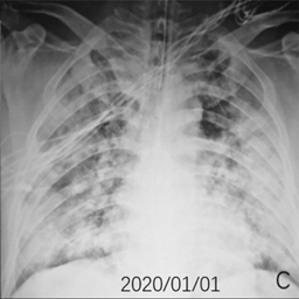
#> input picture COVID-1017.png, 299 x 299 px
$ python main.py
#> lines starting #> are read from the running program, lines starting #| are printed output that depends on the picture
### noising.py
import numpy as np

def add_gaussian_noise(image: np.ndarray, sigma: float = 25.0) -> np.ndarray:
    """
    Adds Additive White Gaussian Noise (AWGN) to the image.

    Sources: MRI sensors, electronic amplifiers, and power supply fluctuations.
    Cause: Thermal vibrations of electrons in sensors and voltage variations.
    Physics: The noise is independent of the image intensity (additive).
    Clinical Importance: Cleaning this noise allows for higher quality scans
    from older or more affordable hardware, matching premium equipment performance.
    """
    noise = np.random.normal(0, sigma, image.shape)
    noisy_image = image + noise
    return np.clip(noisy_image, 0, 255).astype(np.uint8)


#
# def add_poisson_noise(image: np.ndarray) -> np.ndarray:
#     """
#     Adds Poisson Noise (Shot Noise) to the image.

#     Sources: X-ray machines, CT (computed tomography), and PET scanners.
#     Cause: Arises due to the discrete nature of radiation and photon counting.
#     Physics: The noise is signal-dependent; rays hit the detector unevenly.
#     Clinical Importance: Efficiently cleaning this noise allows medical
#     professionals to expose patients to lower radiation doses while
#     maintaining diagnostic clarity.
#     """
#     vals = len(np.unique(image))
#     vals = 2 ** np.ceil(np.log2(vals))
#     noisy = np.random.poisson(image * vals) / float(vals)
#     return np.clip(noisy, 0, 255).astype(np.uint8)


# This kind of noise can't be cleaned by SVD/ But can be fixed by using median filter
# def add_salt_and_pepper(image: np.ndarray, prob: float = 0.05) -> np.ndarray:
#     """
#     Adds Salt and Pepper (Impulse) Noise to the image.

#     Sources: Faulty digital sensors, memory errors, or data transmission (PACS).
#     Cause: Sharp, sudden disturbances in the signal causing pixel saturation.
#     Physics: Randomly replaces original pixels with extreme values (0 or 255).
#     Clinical Importance: Removing these artifacts prevents "false positive"
#     diagnoses, where a black/white dot might be mistaken for a micro-calcification.
#     """
#     noisy = image.copy()
#     thres = 1 - prob
#     random_matrix = np.random.random(image.shape)
#     noisy[random_matrix < prob] = 0
#     noisy[random_matrix > thres] = 255
#     return noisy


# Can be managed but needs log transformation.
# def add_speckle_noise(image: np.ndarray, sigma: float = 0.1) -> np.ndarray:
#     """
#     Adds Multiplicative Speckle Noise to the image.

#     Sources: Ultrasound (US) and Optical Coherence Tomography (OCT).
#     Cause: Interference of waves reflecting off small cellular structures.
#     Physics: A multiplicative noise that scales with the signal intensity.
#     Clinical Importance: Vital for automated AI diagnostic systems to clearly
#     distinguish organ boundaries from grainy "noise textures."
#     """
#     noise = np.random.randn(*image.shape) * sigma
#     noisy = image + image * noise
#     return np.clip(noisy, 0, 255).astype(np.uint8)

### main.py
import numpy as np
from PIL import Image
from block_matching import block_matching
from denoising import denoising
from puttogether import aggregate_patches
from noising import add_gaussian_noise
import time
#import pywt
#import cv2
import matplotlib.pyplot as plt


PATH_TO_FILE = 'Some_lung.png'
BLOCK_SIZE = 8
WINDOW_SIZE = 31
SVD_THRESHOLD = 0.99
DISTANCE_THRESHOLD = 10


def estimate_noise_sigma(image_matrix):
    coeffs = pywt.dwt2(image_matrix, 'db2')
    LL, (LH, HL, HH) = coeffs

    mad = np.median(np.abs(HH - np.median(HH)))

    return mad / 0.6745

PATH_TO_FILE = 'COVID-1017.png'
def main():
    image = Image.open(PATH_TO_FILE)
#> image is the input picture: PIL image 299x299 L; min 14, max 255, mean 152.5
    image_matrix = np.array(image, dtype = np.int32, order = "F") # probably need to store in column major
    # [11 lines of commented-out code are left out]
    image_matrix_noisy = add_gaussian_noise(image_matrix, 10)
#> in add_gaussian_noise, `noisy_image = image + noise`:
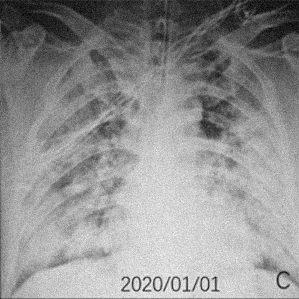
#> noisy_image: shape (299, 299) float64; min -9.38, max 273.2, mean 152.5; drawn with min black and max white

    Image.fromarray(image_matrix_noisy).save("noisy_test_fragment.png")

    estimated_sigma = estimate_noise_sigma(image_matrix_noisy)
    print(f"Estimated sigma: {estimated_sigma:.2f}")

    print("Starting Block Matching...")

    now = time.time()

    res = block_matching(image_matrix_noisy, threshold = DISTANCE_THRESHOLD, block_size=BLOCK_SIZE, window_size=WINDOW_SIZE)

    print(f"Block Matching took: {time.time() - now:.2f}s")

    print("Starting SVD Denoising...")
    svd_start = time.time()


    res_clean = denoising(res, SVD_THRESHOLD)

    print(f"SVD Denoising took: {time.time() - svd_start:.2f}s")

    clean_image = aggregate_patches(res_clean, image_matrix.shape, BLOCK_SIZE)

    clean_image = np.clip(clean_image, 0, 255).astype(np.uint8)
    Image.fromarray(clean_image).save("denoised_result.png")
    print("Saved to denoised_result.png")

    print(f"Total time: {time.time() - now:.2f}s")

if __name__ == "__main__":
#> (the run stopped early here; a loop or call above may not have finished)
